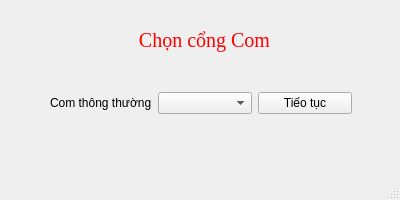
<?xml version="1.0" encoding="UTF-8"?>
<ui version="4.0">
 <class>selectCom</class>
 <widget class="QMainWindow" name="selectCom">
  <property name="geometry">
   <rect>
    <x>0</x>
    <y>0</y>
    <width>400</width>
    <height>200</height>
   </rect>
  </property>
  <property name="windowTitle">
   <string>MainWindow</string>
  </property>
  <property name="styleSheet">
   <string notr="true"/>
  </property>
  <widget class="QWidget" name="centralwidget">
   <property name="styleSheet">
    <string notr="true"/>
   </property>
   <widget class="QLabel" name="label_3">
    <property name="geometry">
     <rect>
      <x>54</x>
      <y>20</y>
      <width>301</width>
      <height>41</height>
     </rect>
    </property>
    <property name="font">
     <font>
      <family>Times New Roman</family>
      <pointsize>15</pointsize>
      <weight>50</weight>
      <bold>false</bold>
     </font>
    </property>
    <property name="styleSheet">
     <string notr="true">color: rgb(255, 0, 0);</string>
    </property>
    <property name="text">
     <string>Chọn cổng Com</string>
    </property>
    <property name="alignment">
     <set>Qt::AlignCenter</set>
    </property>
   </widget>
   <widget class="QWidget" name="widget_2" native="true">
    <property name="geometry">
     <rect>
      <x>50</x>
      <y>80</y>
      <width>302</width>
      <height>46</height>
     </rect>
    </property>
    <layout class="QHBoxLayout" name="horizontalLayout_2">
     <item>
      <widget class="QLabel" name="label_2">
       <property name="text">
        <string>Com thông thường</string>
       </property>
      </widget>
     </item>
     <item>
      <widget class="QComboBox" name="comboBox_2"/>
     </item>
     <item>
      <widget class="QPushButton" name="pushButton_2">
       <property name="styleSheet">
        <string notr="true"/>
       </property>
       <property name="text">
        <string>Tiếo tục</string>
       </property>
      </widget>
     </item>
    </layout>
   </widget>
  </widget>
  <widget class="QMenuBar" name="menubar">
   <property name="geometry">
    <rect>
     <x>0</x>
     <y>0</y>
     <width>400</width>
     <height>26</height>
    </rect>
   </property>
  </widget>
  <widget class="QStatusBar" name="statusbar"/>
 </widget>
 <resources/>
 <connections/>
</ui>
